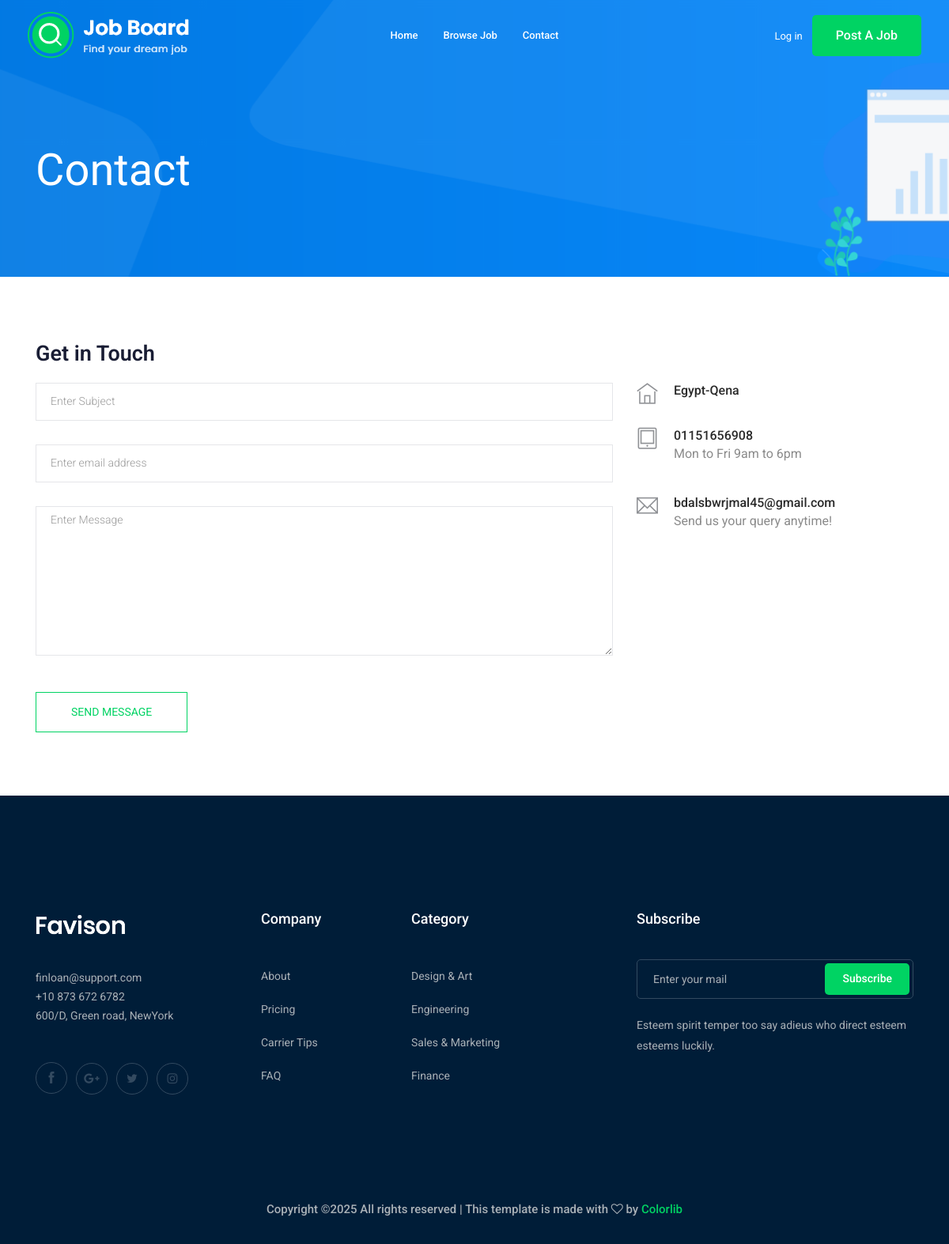
Page /contact/ on the committed database.
### contact/models.py (models this page shows, shortened)
class Info(models.Model):
    email = models.EmailField(max_length=50)
    phone_number = models.CharField(max_length=20)
    place = models.CharField(max_length=50)

### contact/views.py (the view, shortened to what this page needs)
# urls.py: path('',views.contact,name='contact'),
def contact(request):
    contact = Info.objects.get(id=1)
    context = {'contact':contact}
    return render(request,'contact/contact.html',context)

### contact/templates/contact/contact.html (shortened to what this page needs)
{% extends "base.html" %}
{% block body %}
    <div class="bradcam_area bradcam_bg_1">
        <div class="container">
            <div class="row">
                <div class="col-xl-12">
                    <div class="bradcam_text">
                        <h3>contact</h3>
                    </div>
                </div>
            </div>
        </div>
    </div>
  <section class="contact-section section_padding">
    <div class="container">
      <div class="row">
        <div class="col-12">
          <h2 class="contact-title">Get in Touch</h2>
        </div>
        <div class="col-lg-8">
          <form class="form-contact contact_form" method="POST" novalidate="novalidate">
            <div class="row">
              <div class="col-12">
                <div class="form-group">
                  <input class="form-control" name="subject" id="subject" type="text" onfocus="this.placeholder = ''" onblur="this.placeholder = 'Enter Subject'" placeholder = 'Enter Subject'>
                </div>
              </div>
              <div class="col-sm-12">
                <div class="form-group">
                  <input class="form-control" name="email" id="email" type="email" onfocus="this.placeholder = ''" onblur="this.placeholder = 'Enter email address'" placeholder = 'Enter email address'>
                </div>
              </div>
              <div class="col-12">
                <div class="form-group">
                    <textarea class="form-control w-100" name="message" id="message" cols="30" rows="9" onfocus="this.placeholder = ''" onblur="this.placeholder = 'Enter Message'" placeholder = 'Enter Message'></textarea>
                </div>
              </div>
            </div>
            <div class="form-group mt-3">
              <button type="submit" class="button button-contactForm btn_4 boxed-btn">Send Message</button>
            </div>
          </form>
        </div>
        <div class="col-lg-4">
          <div class="media contact-info">
            <span class="contact-info__icon"><i class="ti-home"></i></span>
            <div class="media-body">
              <h3>{{contact.place}}</h3>
            </div>
          </div>
          <div class="media contact-info">
            <span class="contact-info__icon"><i class="ti-tablet"></i></span>
            <div class="media-body">
              <h3>{{contact.phone_number}}</h3>
              <p>Mon to Fri 9am to 6pm</p>
            </div>
          </div>
          <div class="media contact-info">
            <span class="contact-info__icon"><i class="ti-email"></i></span>
            <div class="media-body">
              <h3>{{contact.email}}</h3>
              <p>Send us your query anytime!</p>
            </div>
          </div>
        </div>
      </div>
    </div>
  </section>
  {% endblock body %}

### rows in the picture
Info: place "Egypt-Qena", phone_number "01151656908", email "bdalsbwrjmal45@gmail.com"
